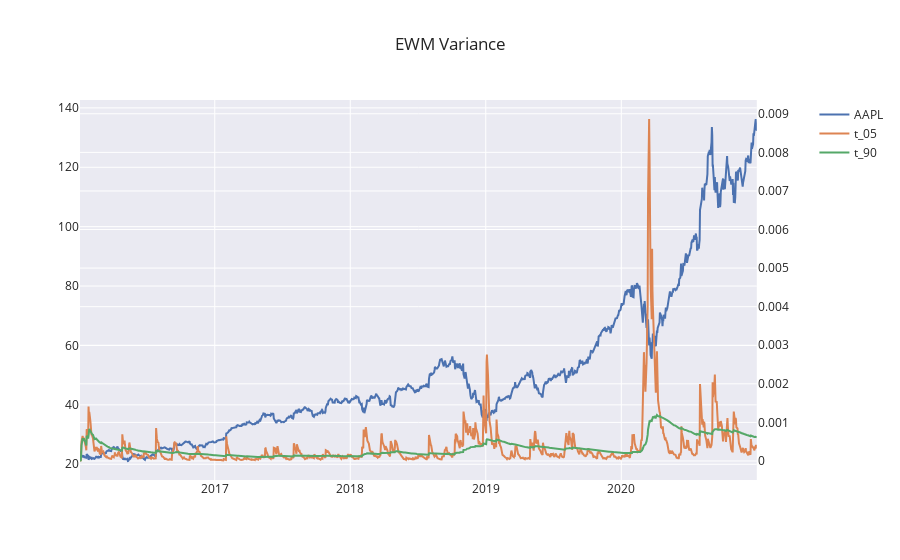

The notebook cell saved with this chart:
### Markdown cell above
As a check to makes sure the that the calculations appear to be being performed correctly we can plot one ticker, SPY and the variance and covariance. This looks like its doing the right thing - the 90 day moving average with much more muted responses to changes in AAPL variance.

### Code cell
fig = utils.make_subplots(specs=[[{"secondary_y": True}]])
fig.add_scatter(x=df_betas.index.levels[1], y=df_prices.loc["AAPL"].adj_close, name="AAPL")
fig.add_scatter(x=df_betas.index.levels[1], y=df_betas.loc["AAPL"].var_x.t_05, name="t_05", secondary_y=True)
fig.add_scatter(x=df_betas.index.levels[1], y=df_betas.loc["AAPL"].var_x.t_90, name="t_90", secondary_y=True)
fig.update_layout(title="EWM Variance", showlegend=True)

### Figure 1 — Plotly figure (JSON) as saved in the notebook; plotly's stock layout.template omitted (floating-point values rounded to 4 significant figures; data arrays with more than 128 entries replaced by an {"elided": "..."} marker saying what was removed)
{"data": [{"name": "AAPL", "type": "scatter", "x": {"elided": "1259 str values"}, "y": {"elided": "1259 float values"}}, {"name": "t_05", "type": "scatter", "x": {"elided": "1259 str values"}, "xaxis": "x", "y": {"elided": "1259 float values"}, "yaxis": "y2"}, {"name": "t_90", "type": "scatter", "x": {"elided": "1259 str values"}, "xaxis": "x", "y": {"elided": "1259 float values"}, "yaxis": "y2"}], "layout": {"showlegend": true, "title": {"text": "EWM Variance"}, "xaxis": {"anchor": "y", "domain": [0, 0.94]}, "yaxis": {"anchor": "x", "domain": [0, 1]}, "yaxis2": {"anchor": "x", "overlaying": "y", "side": "right"}}}
